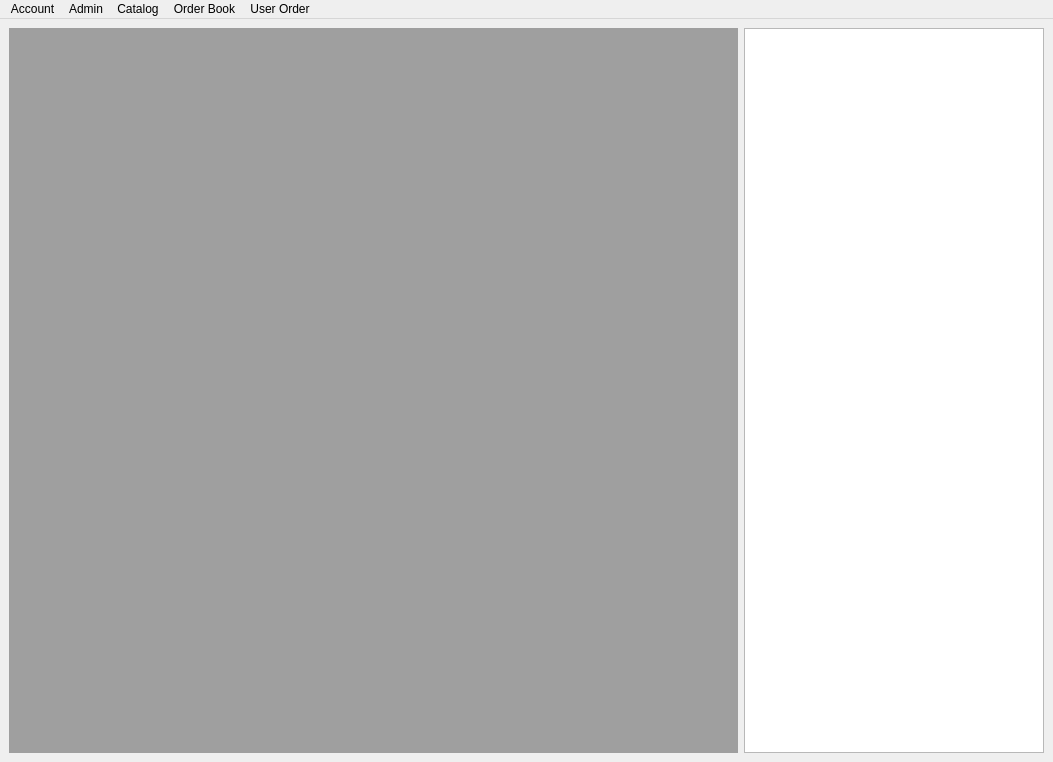
<?xml version="1.0" encoding="UTF-8"?>
<ui version="4.0">
 <class>MegaMineMainWindow</class>
 <widget class="QMainWindow" name="MegaMineMainWindow">
  <property name="geometry">
   <rect>
    <x>0</x>
    <y>0</y>
    <width>1053</width>
    <height>762</height>
   </rect>
  </property>
  <property name="windowTitle">
   <string>MainWindow</string>
  </property>
  <widget class="QWidget" name="centralwidget">
   <layout class="QGridLayout" name="gridLayout">
    <item row="0" column="0">
     <widget class="QMdiArea" name="mdiArea">
      <property name="verticalScrollBarPolicy">
       <enum>Qt::ScrollBarPolicy::ScrollBarAsNeeded</enum>
      </property>
      <property name="horizontalScrollBarPolicy">
       <enum>Qt::ScrollBarPolicy::ScrollBarAsNeeded</enum>
      </property>
      <property name="sizeAdjustPolicy">
       <enum>QAbstractScrollArea::SizeAdjustPolicy::AdjustToContents</enum>
      </property>
     </widget>
    </item>
    <item row="0" column="1">
     <widget class="QListView" name="listView">
      <property name="maximumSize">
       <size>
        <width>300</width>
        <height>16777215</height>
       </size>
      </property>
     </widget>
    </item>
   </layout>
  </widget>
  <widget class="QMenuBar" name="menubar">
   <property name="geometry">
    <rect>
     <x>0</x>
     <y>0</y>
     <width>1053</width>
     <height>22</height>
    </rect>
   </property>
   <widget class="QMenu" name="menuAccount">
    <property name="title">
     <string>Account</string>
    </property>
    <addaction name="actionCreate_New"/>
    <addaction name="actionUpdate_2"/>
    <addaction name="actionAccount_Checkbox"/>
   </widget>
   <widget class="QMenu" name="menuAdmin">
    <property name="title">
     <string>Admin</string>
    </property>
    <addaction name="actionShow_Image"/>
    <addaction name="actionUpdate_Price"/>
    <addaction name="actionAdd_Diamond"/>
    <addaction name="actionJewellry_Menu"/>
    <addaction name="actionOrder_Book_Users"/>
    <addaction name="actionShow_Users"/>
    <addaction name="actionOrder_List"/>
   </widget>
   <widget class="QMenu" name="menuOrder_Book">
    <property name="title">
     <string>Catalog</string>
    </property>
    <addaction name="actionAdd_Catalog"/>
    <addaction name="actionModify_Catalog"/>
    <addaction name="actionDelete_Catalog"/>
   </widget>
   <widget class="QMenu" name="menuOrder_Book_2">
    <property name="title">
     <string>Order Book</string>
    </property>
    <addaction name="actionOpen"/>
   </widget>
   <widget class="QMenu" name="menuUser_Order">
    <property name="title">
     <string>User Order</string>
    </property>
    <addaction name="actionOpen_2"/>
   </widget>
   <addaction name="menuAccount"/>
   <addaction name="menuAdmin"/>
   <addaction name="menuOrder_Book"/>
   <addaction name="menuOrder_Book_2"/>
   <addaction name="menuUser_Order"/>
  </widget>
  <action name="actionCreate_New">
   <property name="text">
    <string>Create New</string>
   </property>
  </action>
  <action name="actionUpdate">
   <property name="text">
    <string>Update</string>
   </property>
  </action>
  <action name="actionUpdate_2">
   <property name="text">
    <string>Update</string>
   </property>
  </action>
  <action name="actionShow_Image">
   <property name="text">
    <string>Show Image</string>
   </property>
  </action>
  <action name="actionUpdate_Price">
   <property name="text">
    <string>Update Price</string>
   </property>
  </action>
  <action name="actionAdd_Diamond">
   <property name="text">
    <string>Add Diamond</string>
   </property>
  </action>
  <action name="actionJewellry_Menu">
   <property name="text">
    <string>Jewellry Menu</string>
   </property>
  </action>
  <action name="actionOrder_Book_Users">
   <property name="text">
    <string>Order Book Users</string>
   </property>
  </action>
  <action name="actionShow_Users">
   <property name="text">
    <string>Show Users</string>
   </property>
  </action>
  <action name="actionOrder_List">
   <property name="text">
    <string>Order List</string>
   </property>
  </action>
  <action name="actionAdd_Catalog">
   <property name="text">
    <string>Add Catalog</string>
   </property>
  </action>
  <action name="actionModify_Catalog">
   <property name="text">
    <string>Modify Catalog</string>
   </property>
  </action>
  <action name="actionDelete_Catalog">
   <property name="text">
    <string>Delete Catalog</string>
   </property>
  </action>
  <action name="actionOpen">
   <property name="text">
    <string>Open</string>
   </property>
  </action>
  <action name="actionOpen_2">
   <property name="text">
    <string>Open</string>
   </property>
  </action>
  <action name="actionAccount_Checkbox">
   <property name="text">
    <string>Account Checkbox</string>
   </property>
  </action>
 </widget>
 <resources/>
 <connections/>
</ui>
